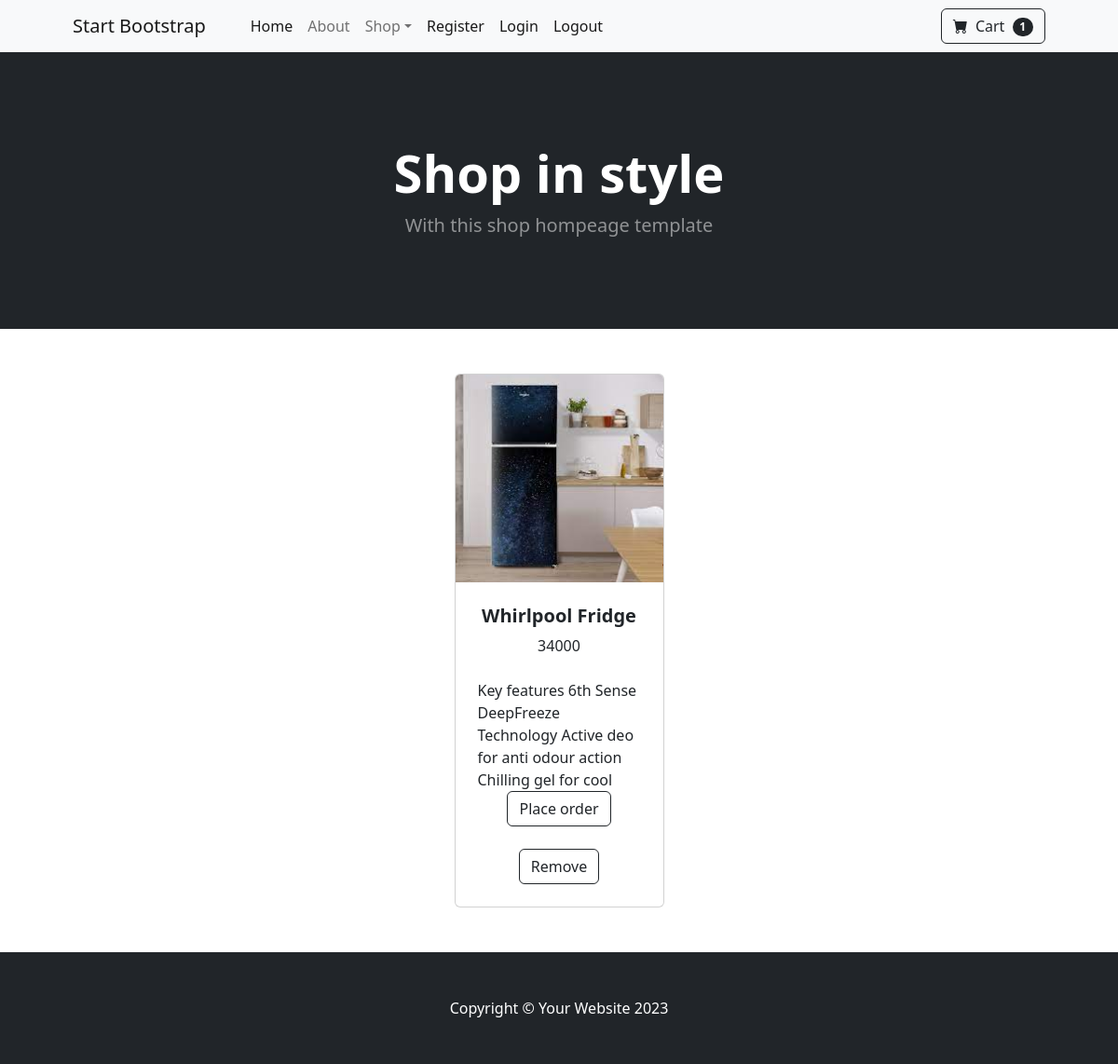
The app's page /cart_list (signed in) with its own data.
### ecommapp/models.py (models this page shows, shortened)
class Cart(models.Model):
    user=models.ForeignKey(User,on_delete=models.CASCADE)
    product=models.ForeignKey(Products,on_delete=models.CASCADE)
    quantity=models.PositiveIntegerField(default=1)
    options=(
                ('in-cart','in cart'),
                ( 'cancelled' , 'cancelled'),
                ( 'oredr-placed' , 'oredr-placed'),
    )
    status=models.CharField(max_length=100,choices=options,default='in-cart')

class Products(models.Model):
    product_name=models.CharField(max_length=100)
    price=models.PositiveIntegerField()
    category=models.ForeignKey(Category,on_delete=models.CASCADE)
    images=models.ImageField(upload_to='image',null=True)
    description=models.CharField(max_length=100)

### ecommapp/views.py (the view)
# urls.py: path('cart_list',views.CartListView.as_view(),name='cart_list_view'),
class CartListView(View):
    def get(self,request,*args,**kwargs):
        cart=Cart.objects.filter(user=request.user).exclude(status='order-placed')
        return render(request,'cart_list.html',{'cart':cart})

### ecommapp/context_processors.py (called while the page is built)
def cart_count_context(request):
    if request.user.is_authenticated:
        count=Cart.objects.filter(user_id=request.user).exclude(status='order-placed').count()
        return{'count':count}
    else:
        return{'count':0}

### ecommapp/templates/cart_list.html
{% extends 'index.html' %}
{% block content %}
<div class="container px-4 px-lg-5 mt-5">
    <div class="row gx-4 gx-lg-5 row-cols-2 row-cols-md-3 row-cols-xl-4 justify-content-center">
        {% for cart in cart %}
        <div class="col mb-5">
            <div class="card h-100">
                <img class="card-img-top" src="{{cart.product.images.url}}" alt="..." />
                <div class="card-body p-4">
                    <div class="text-center">
                        <h5 class="fw-bolder">{{cart.product.product_name}}</h5>
                        {{cart.product.price}}
                    </div>
                </div>
                <div class="card-footer p-4 pt-0 border-top-0 bg-transparent">
                    {{cart.product.description}}
                    <div class="text-center"><a class="btn btn-outline-dark mt-auto" href="{% url 'place_order_view' cart.id %}">Place order</a></div> <br>
                    <div class="text-center"><a class="btn btn-outline-dark mt-auto" href="{% url 'cart_delete_view' cart.id %}">Remove</a></div>
                </div>
            </div>
        </div>
        {% endfor %}
    </div>
</div>
{% endblock %}

### records on screen
Cart: product.images (picture), product.product_name "Whirlpool Fridge", product.price "34000", product.description "Key features 6th Sense DeepFreeze Technology Active deo for anti odour action Chilling gel for cool"

### other values on screen
{{ count }} "1"
